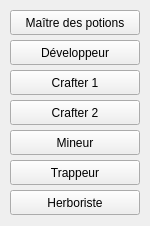
<?xml version="1.0" encoding="UTF-8"?>
<ui version="4.0">
 <class>jobmenuview</class>
 <widget class="QWidget" name="jobmenuview">
  <property name="geometry">
   <rect>
    <x>0</x>
    <y>0</y>
    <width>150</width>
    <height>226</height>
   </rect>
  </property>
  <property name="windowTitle">
   <string>Form</string>
  </property>
  <widget class="QPushButton" name="b_alch">
   <property name="geometry">
    <rect>
     <x>10</x>
     <y>10</y>
     <width>130</width>
     <height>25</height>
    </rect>
   </property>
   <property name="text">
    <string>Maître des potions</string>
   </property>
  </widget>
  <widget class="QPushButton" name="b_trapper">
   <property name="geometry">
    <rect>
     <x>10</x>
     <y>160</y>
     <width>130</width>
     <height>25</height>
    </rect>
   </property>
   <property name="text">
    <string>Trappeur</string>
   </property>
  </widget>
  <widget class="QPushButton" name="b_crafter2">
   <property name="geometry">
    <rect>
     <x>10</x>
     <y>100</y>
     <width>130</width>
     <height>25</height>
    </rect>
   </property>
   <property name="text">
    <string>Crafter 2</string>
   </property>
  </widget>
  <widget class="QPushButton" name="b_dev">
   <property name="geometry">
    <rect>
     <x>10</x>
     <y>40</y>
     <width>130</width>
     <height>25</height>
    </rect>
   </property>
   <property name="text">
    <string>Développeur</string>
   </property>
  </widget>
  <widget class="QPushButton" name="b_herbo">
   <property name="geometry">
    <rect>
     <x>10</x>
     <y>190</y>
     <width>130</width>
     <height>25</height>
    </rect>
   </property>
   <property name="text">
    <string>Herboriste</string>
   </property>
  </widget>
  <widget class="QPushButton" name="b_crafter1">
   <property name="geometry">
    <rect>
     <x>10</x>
     <y>70</y>
     <width>130</width>
     <height>25</height>
    </rect>
   </property>
   <property name="text">
    <string>Crafter 1</string>
   </property>
  </widget>
  <widget class="QPushButton" name="b_miner">
   <property name="geometry">
    <rect>
     <x>10</x>
     <y>130</y>
     <width>130</width>
     <height>25</height>
    </rect>
   </property>
   <property name="text">
    <string>Mineur</string>
   </property>
  </widget>
 </widget>
 <resources/>
 <connections/>
</ui>
